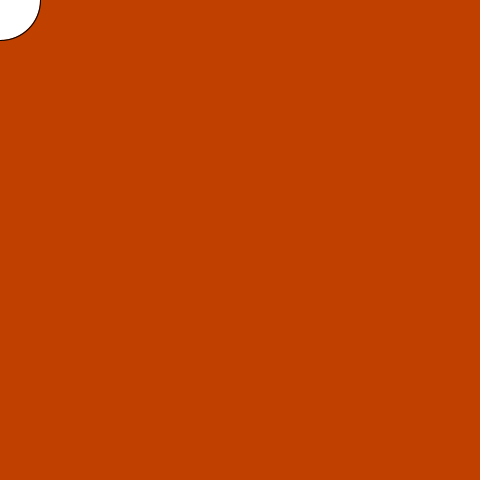
Frame 1 (no input)
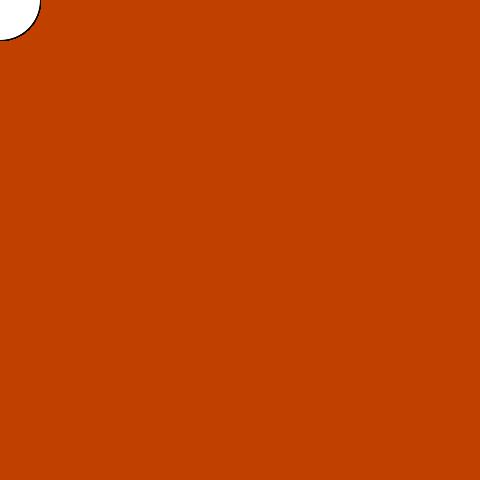
Frame 60 (the mouse pressed at the canvas centre just before this capture)
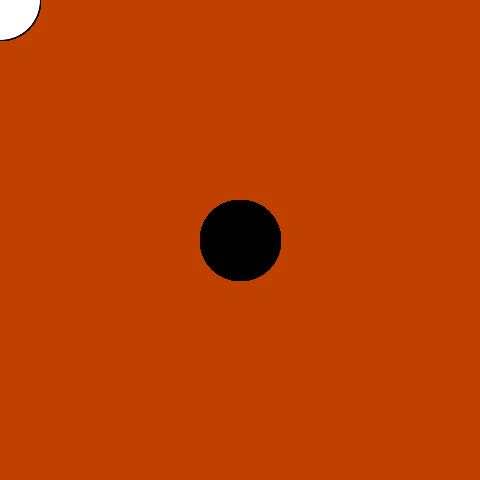
Frame 120 (the mouse held since frame 60 and released just before this capture)

The Processing sketch that drew these frames (run headless with seeded random() and noise(); from frame 60 on, the mouse is pressed at the canvas centre):

// Processing sketch: processing_129219
// ── processing_129219.pde

void setup() {
  size(480, 480);
  background(192, 64, 0);
}

void draw() {
  if (mousePressed) {
    fill(0);
  } else {
    fill(255);
  }
  ellipse(mouseX, mouseY, 80, 80);
}
